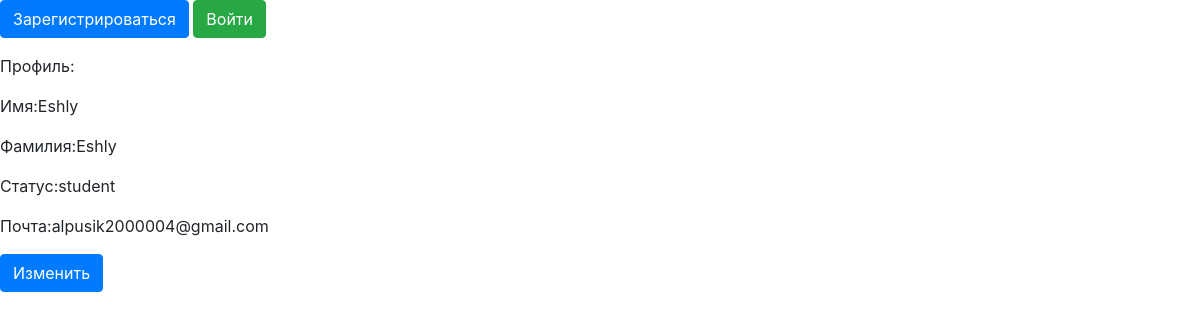
Before: /profile/1 with the older database file.
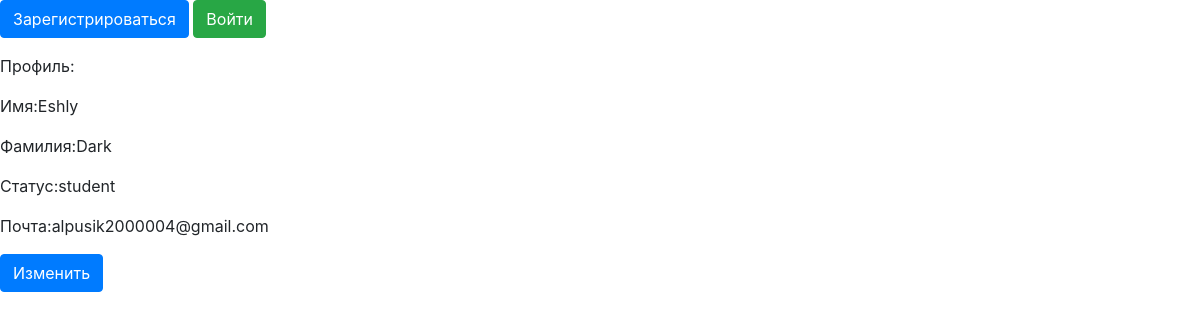
After: the same page with the newer database file.
### data/users.py (models this page shows, shortened)
class User(SqlAlchemyBase, UserMixin, SerializerMixin):
    __tablename__ = 'users'
    id = sqlalchemy.Column(sqlalchemy.Integer,
                           primary_key=True, autoincrement=True)
    surname = sqlalchemy.Column(sqlalchemy.String, nullable=True)
    name = sqlalchemy.Column(sqlalchemy.String, nullable=True)
    status = sqlalchemy.Column(sqlalchemy.String, nullable=True)
    email = sqlalchemy.Column(sqlalchemy.String,
                              index=True, unique=True, nullable=True)
    hashed_password = sqlalchemy.Column(sqlalchemy.String, nullable=True)
    modified_date = sqlalchemy.Column(sqlalchemy.DateTime,
                                      default=datetime.datetime.now)
    score = sqlalchemy.Column(sqlalchemy.Integer,
                              default=0)
    passed_test = orm.relation("Test",
                               secondary="association",
                               backref="users")

### main.py (the view)
@app.route("/profile/<int:user_id>")
def profile(user_id):
    db_sess = db_session.create_session()
    user = db_sess.query(User).filter(User.id == user_id).first()
    name = user.name
    surname = user.surname
    status = user.status
    email = user.email
    return render_template("profile.html", name=name, surname=surname, status=status, email=email)

### data/db_session.py (called while the page is built)
def create_session() -> Session:
    global __factory
    return __factory()

### templates/profile.html (shortened to what this page needs)
<!doctype html>
<html lang="en">
<head>
    <link rel="stylesheet"
          href="https://stackpath.bootstrapcdn.com/bootstrap/4.4.1/css/bootstrap.min.css"
>
</head>
<body>
<nav>
{% if current_user.is_authenticated %}
    <a class="navbar-brand" href="/logout">{{ current_user.name }}</a>
<a class="navbar-brand" href="/profile/{{current_user.id}}">Профиль</a>
{% else %}
    <p>
        <a class="btn btn-primary " href="/register">Зарегистрироваться</a>
        <a class="btn btn-success" href="/login">Войти</a>
    </p>
{% endif %}
</nav>
<p>Профиль:</p>
<p>Имя:{{name}}</p>
<p>Фамилия:{{surname}}</p>
<p>Статус:{{status}}</p>
<p>Почта:{{email}}</p>
<a class="btn btn-primary " href="/user_edit/{{current_user.id}}">Изменить</a>
</body>
</html>

Changed rows visible on the page:
changed User "Eshly": surname "Eshly" → "Dark"
